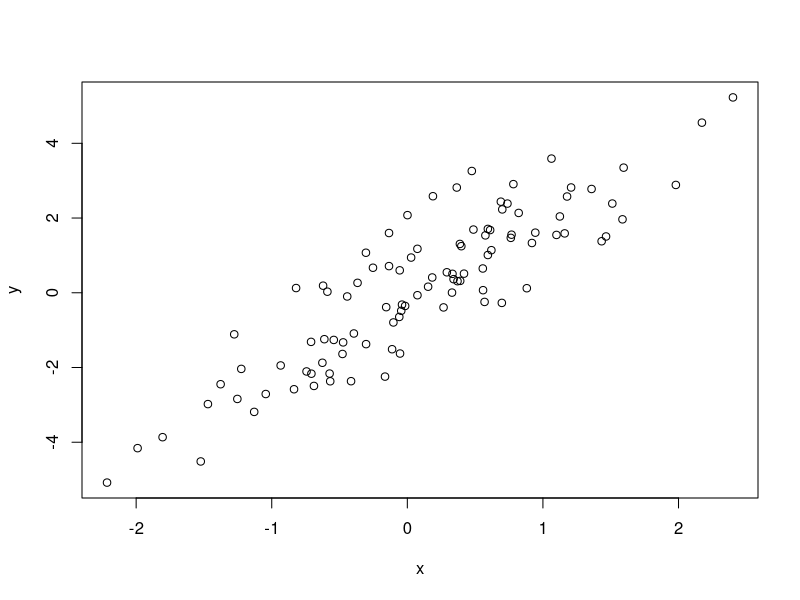
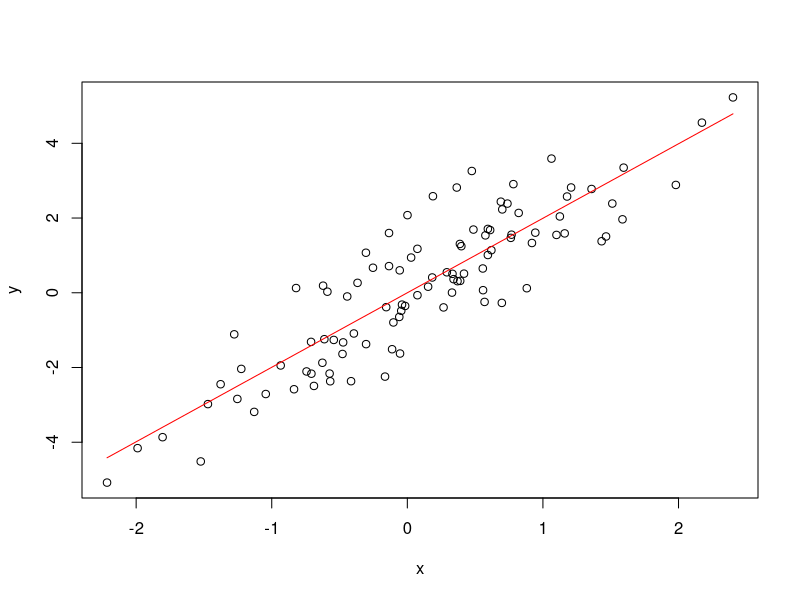
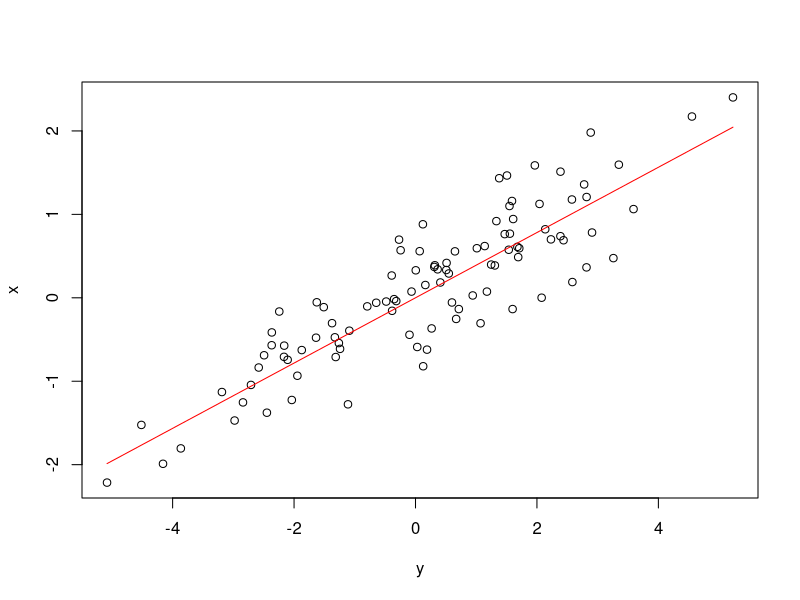

These figures' R source, in order:
## ---- chunk 1
knitr::opts_chunk$set(fig.width=8, fig.height=6, fig.path='Figs/',
                      echo=TRUE, warning=FALSE, message=FALSE)
## ---- chunk 2
set.seed(1)
x=rnorm(100)
y=2*x+rnorm(100)
plot(x,y)
## ---- chunk 3
lm.fit=lm(y~x+0)
summary(lm.fit)
confint (lm.fit) #confidence interval for the coefficients
plot(x,y)
lines(x, lm.fit$fitted.values, type = "l", col = "red")
## ---- chunk 4
lm.fit2=lm(x~y+0)
summary(lm.fit2)
confint (lm.fit2) #confidence interval for the coefficients
plot(y,x)
lines(y, lm.fit2$fitted.values, type = "l", col = "red")
## ---- chunk 5
(sqrt(length(x)-1) * sum(x*y)) / (sqrt(sum(x*x) * sum(y*y) - (sum(x*y))^2))
## ---- chunk 6
lm.fit3=lm(y~x)
summary(lm.fit3)
lm.fit3$coefficients
lm.fit4=lm(x~y)
summary(lm.fit4)
